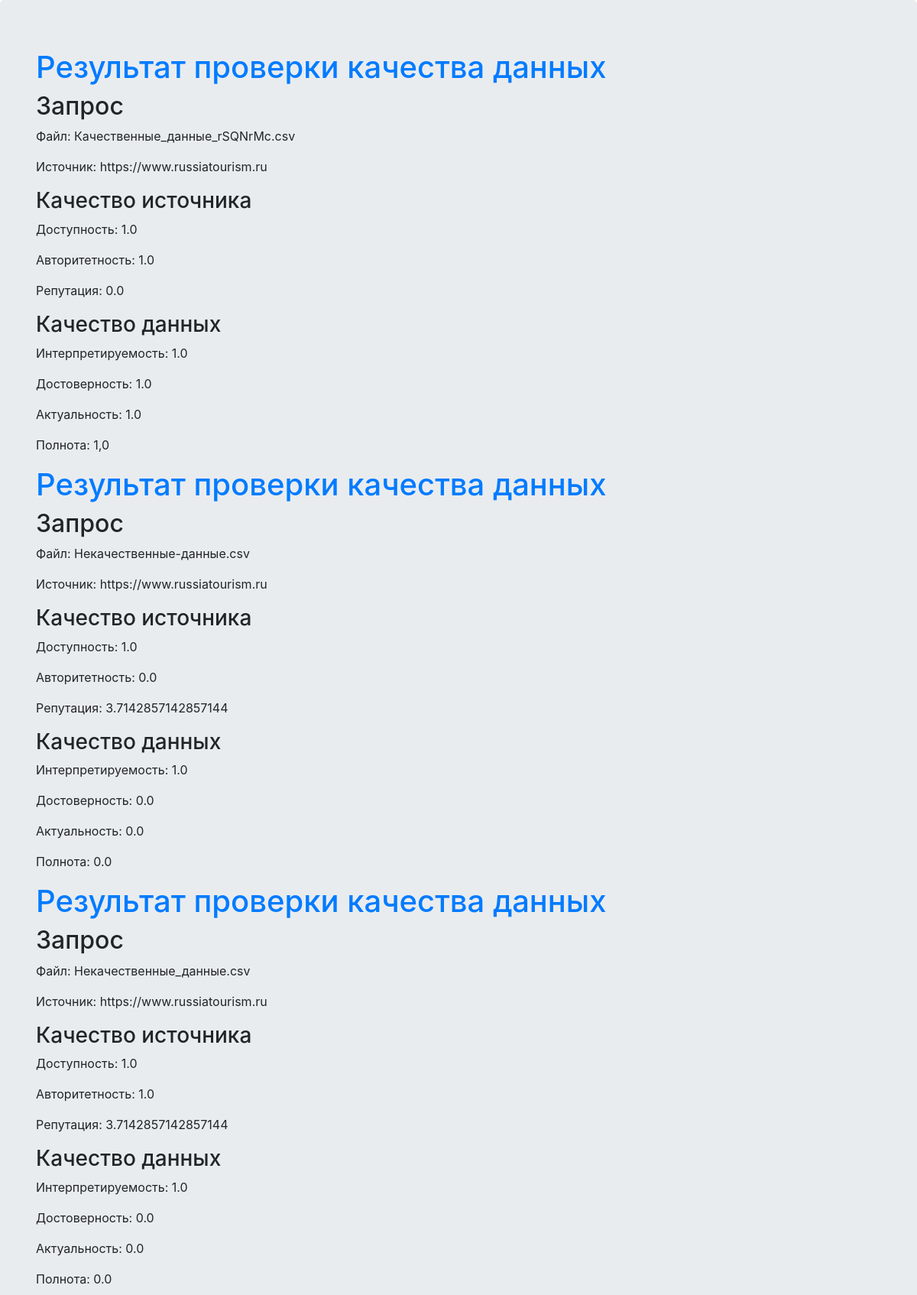
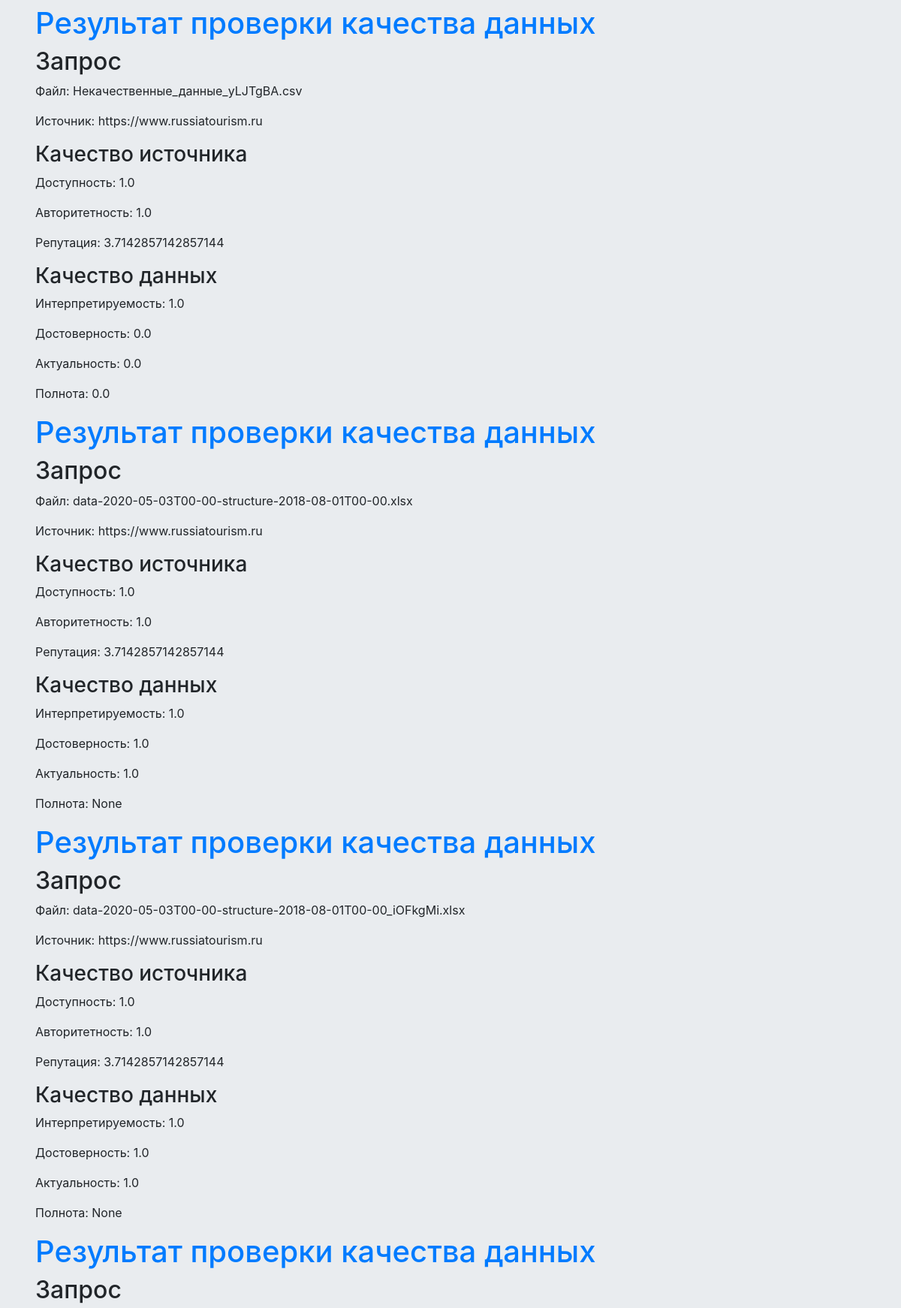
/post_list/ (upper part), run on the app's committed database (2 pictures, top to bottom).
### mainapp/models.py (models this page shows, shortened)
class Dataquality(models.Model):
    file = models.FileField(verbose_name = "Загрузите файл")
    source = models.URLField(verbose_name = "Укажите его источник", max_length=200)
    availability = models.FloatField(verbose_name = "Доступность", default=None, blank=True, null=True)
    authority_full = models.FloatField(verbose_name = "Авторитетность абсолютная", default=None, blank=True, null=True)
    authority = models.FloatField(verbose_name = "Авторитетность", default=None, blank=True, null=True)
    popularuty = models.FloatField(verbose_name = "Репутация", default=None, blank=True, null=True)
    machinereadability = models.FloatField(verbose_name = "Интерпретируемость", default=None, blank=True, null=True)
    reliability = models.FloatField(verbose_name = "Достоверность", default=None, blank=True, null=True)
    relevance = models.FloatField(verbose_name = "Актуальность", default=None, blank=True, null=True)
    fullness = models.CharField(max_length=200, verbose_name = "Полнота", default=None, blank=True, null=True)
    full_classificators=models.ManyToManyField(Choices, verbose_name = "Укажите данные, которые вам нужны")
    published_date = models.DateTimeField(blank=True, null=True)

### mainapp/views.py (the view)
# urls.py: path('post_list/', views.post_list, name='post_list'),
def post_list(request):
    posts = Dataquality.objects.filter(published_date__lte=timezone.now()).order_by('published_date')
    return render(request, 'mainapp/post_list.html', {'posts': posts})

### mainapp/templates/mainapp/post_list.html
{% extends 'mainapp/base.html' %}
{% block content %}
        {% for post in posts %}
            <div>
                <h1><a href="{% url 'post_detail' pk=post.pk %}">Результат проверки качества данных</a></h1>
                <h2>Запрос</h2>
                <p>Файл: {{ post.file }}</p>
                <p>Источник: {{ post.source }}</p>
                <h3>Качество источника</h3>
                <p>Доступность: {{ post.availability }}</p>
                <p>Авторитетность: {{ post.authority }}</p>
                <p>Репутация: {{ post.popularuty }}</p>
                <h3>Качество данных</h3>
                <p>Интерпретируемость: {{ post.machinereadability }}</p>
                <p>Достоверность: {{ post.reliability }}</p>
                <p>Актуальность: {{ post.relevance }}</p>
                <p>Полнота: {{ post.fullness }}</p>
            </div>
        {% endfor %}
{% endblock %}

### mainapp/templates/mainapp/base.html (shortened to what this page needs)
<!DOCTYPE html>
<html>
    <head>
      {% load static %}
      <link rel="stylesheet" href="{% static 'css/bootstrap.min.css' %}" type='text/css'>
    </head>
    <body>
      <div class="jumbotron">
        <div class="container">
          {% block content %}
          {% endblock %}
        </div>
      </div>
    </body>
</html>

### data on the page
Dataquality: file "Качественные_данные_rSQNrMc.csv", source "https://www.russiatourism.ru", availability "1.0", authority "1.0", popularuty "0.0", machinereadability "1.0", reliability "1.0", relevance "1.0", fullness "1,0"
Dataquality: file "Некачественные-данные.csv", source "https://www.russiatourism.ru", availability "1.0", authority "0.0", popularuty "3.7142857142857144", machinereadability "1.0", reliability "0.0", relevance "0.0", fullness "0.0"
Dataquality: file "Некачественные_данные.csv", source "https://www.russiatourism.ru", availability "1.0", authority "1.0", popularuty "3.7142857142857144", machinereadability "1.0", reliability "0.0", relevance "0.0", fullness "0.0"
Dataquality: file "Некачественные_данные_yLJTgBA.csv", source "https://www.russiatourism.ru", availability "1.0", authority "1.0", popularuty "3.7142857142857144", machinereadability "1.0", reliability "0.0", relevance "0.0", fullness "0.0"
Dataquality: file "data-2020-05-03T00-00-structure-2018-08-01T00-00.xlsx", source "https://www.russiatourism.ru", availability "1.0", authority "1.0", popularuty "3.7142857142857144", machinereadability "1.0", reliability "1.0", relevance "1.0", fullness "None"
Dataquality: file "data-2020-05-03T00-00-structure-2018-08-01T00-00_iOFkgMi.xlsx", source "https://www.russiatourism.ru", availability "1.0", authority "1.0", popularuty "3.7142857142857144", machinereadability "1.0", reliability "1.0", relevance "1.0", fullness "None"
